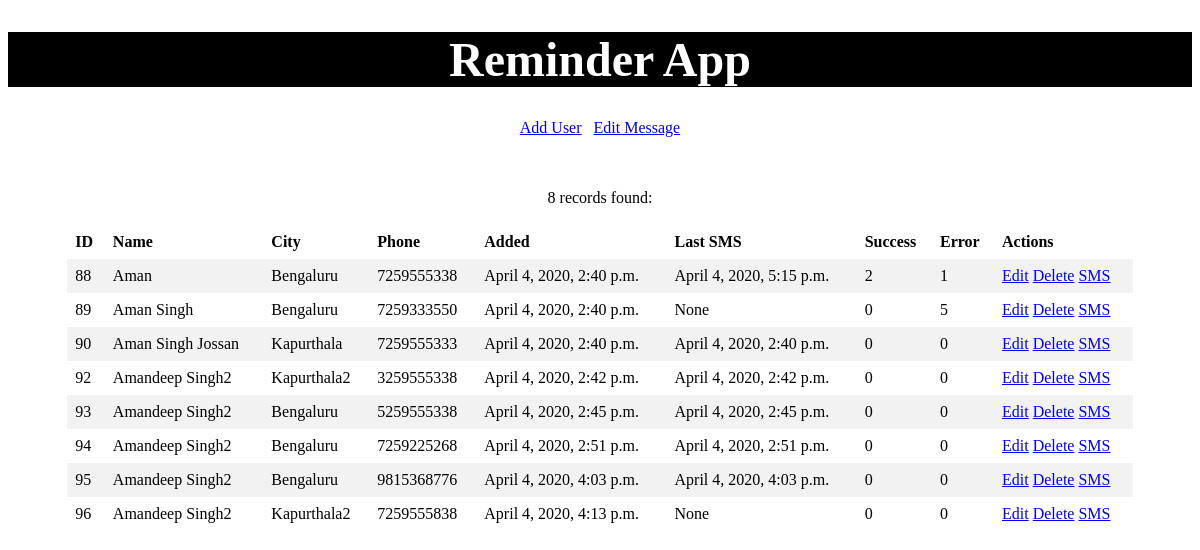
/home/, run on the app's committed database.
### myapp/models.py (models this page shows, shortened)
class user(models.Model):
    name = models.CharField(max_length = 40)
    city = models.CharField(max_length = 40, default = 'Kapurthala')
    phone = models.IntegerField(unique = True)
    added_time = models.DateTimeField(auto_now_add=True)
    last_sms = models.DateTimeField(blank=True, null=True)
    success = models.IntegerField(default=0, blank=True)
    error = models.IntegerField(default=0, blank=True)

### myapp/views.py (the view)
# urls.py: 2. Add a URL to urlpatterns:  path('', views.home, name='home')
def home(request):
    users_list = user.objects.all()
    return render(request,'home.html',{'user_list':users_list})

### myapp/templates/home.html (shortened to what this page needs)
<!DOCTYPE html>
<html>
    <head>
       {% extends "base.html" %}
       {% block content %}
    </head>
    <body>
      <center>
      <p>
          <a href="{% url 'add' %}">Add User</a> &nbsp;
          <a href="{% url 'message' %}">Edit Message</a>
      </p>
      <br> <br>
      <table>
        <center>
        <tr>
            <th>ID</th>
            <th>Name</th>
            <th>City</th>
            <th>Phone</th>
            <th>Added</th>
            <th>Last SMS</th>
            <th>Success</th>
            <th>Error</th>
            <th>Actions</th>
        </tr>
        {% if user_list %}
           {{ user_list|length }} records found:<br><br>
           {% for item in user_list %}
            <tr>
               <td>{{ item.id }}</td>
               <td>{{ item.name }}</td>
               <td>{{ item.city }}</td>
               <td>{{ item.phone }}</td>
               <td>{{ item.added_time }}</td>
               <td>{{ item.last_sms }}</td>
               <td>{{ item.success }}</td>
               <td>{{ item.error }}</td>
               <td>
                   <a href="/edit/{{ item.id }}/">Edit</a>
                   <a href="/delete/{{ item.id }}/">Delete</a>
                   <a href="/sendsms/{{ item.id }}/">SMS</a>
               </td>
            </tr>
           {% empty %}
             No user added
           {% endfor %}
        {% else %}
           There are no records in the system
        {% endif %}
      </table>
     </center>
    </body>
    {% endblock %}

### myapp/templates/home.html (style rules this page uses)
table { border-collapse: collapse; width: 90%; }
th, td { text-align: left; padding: 8px; }
tr:nth-child(even) { background-color: #f2f2f2; }

### data on the page
user: id "88", name "Aman", city "Bengaluru", phone "7259555338", added_time "April 4, 2020, 2:40 p.m.", last_sms "April 4, 2020, 5:15 p.m.", success "2", error "1"
user: id "89", name "Aman Singh", city "Bengaluru", phone "7259333550", added_time "April 4, 2020, 2:40 p.m.", last_sms "None", success "0", error "5"
user: id "90", name "Aman Singh Jossan", city "Kapurthala", phone "7259555333", added_time "April 4, 2020, 2:40 p.m.", last_sms "April 4, 2020, 2:40 p.m.", success "0", error "0"
user: id "92", name "Amandeep Singh2", city "Kapurthala2", phone "3259555338", added_time "April 4, 2020, 2:42 p.m.", last_sms "April 4, 2020, 2:42 p.m.", success "0", error "0"
user: id "93", name "Amandeep Singh2", city "Bengaluru", phone "5259555338", added_time "April 4, 2020, 2:45 p.m.", last_sms "April 4, 2020, 2:45 p.m.", success "0", error "0"
user: id "94", name "Amandeep Singh2", city "Bengaluru", phone "7259225268", added_time "April 4, 2020, 2:51 p.m.", last_sms "April 4, 2020, 2:51 p.m.", success "0", error "0"
user: id "95", name "Amandeep Singh2", city "Bengaluru", phone "9815368776", added_time "April 4, 2020, 4:03 p.m.", last_sms "April 4, 2020, 4:03 p.m.", success "0", error "0"
user: id "96", name "Amandeep Singh2", city "Kapurthala2", phone "7259555838", added_time "April 4, 2020, 4:13 p.m.", last_sms "None", success "0", error "0"
